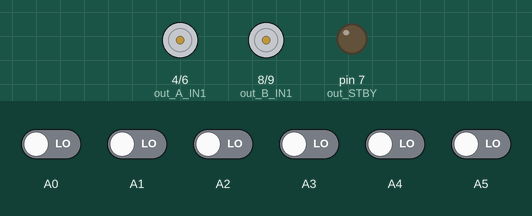
The sketch below on a simulated Arduino Uno, built with avr-gcc and run on an emulated ATmega328P. On the bench: motor-driver pin pairs drawn as motors (green arrow = first pin HIGH = forward, orange = second pin HIGH = backward, longer = more drive, scaled by the enable pin, stopped while the standby pin is LOW), output pins drawn as LEDs (lit = HIGH). The inputs (shaded band) are chosen by the test bench; at power-on: A0–5 LOW.

Above: at 0.1 s.
At 20.2 s:
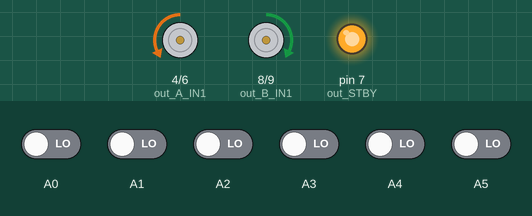
Timing chart, 0 to 21.7 s (numbered marks = the images above):
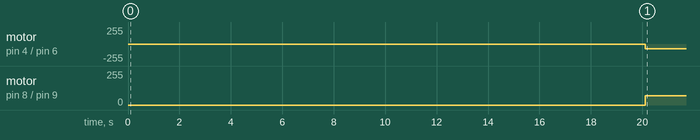

The sketch:

team_messedaglia.ino
```cpp
#include <QTRSensors.h>

/*
* @authors: Simone de Blasiis, Francesco Ambrosini e Matteo Iervasi
* @team: Team Messedaglia
* @sponsor:
 *
 * Roboval 2013
 * Firmware base per il robot Easy
 * Soluzione di un labirinto composto da una linea nera su fondo bianco.
 *
 * Contest Roboval 2013
 *
 */
#define out_STBY    7
#define out_B_PWM   10
#define out_A_PWM   5
#define out_A_IN2   6
#define out_A_IN1   4
#define out_B_IN1   8
#define out_B_IN2   9
#define left_motor  0
#define right_motor 1

#define leftFar          0
#define leftCenter       1
#define leftNear         2
#define rightNear        3
#define rightCenter      4
#define rightFar         5
#define NUM_SENSORS      6
#define TIMEOUT       3000
#define EMITTER_PIN   QTR_NO_EMITTER_PIN

#define full_speed         35
#define correction_speed    20
#define turn_speed          10
#define soglia              80
#define attesaPerManovra    100


int leftCenterReading;
int leftNearReading;
int leftFarReading;
int rightCenterReading;
int rightNearReading;
int rightFarReading;
int lastDebugTime = 0;

QTRSensorsRC qtrrc((unsigned char[]) {
  A0, A1, A2, A3, A4, A5}
,NUM_SENSORS, TIMEOUT, EMITTER_PIN);
unsigned int sensorValues[NUM_SENSORS];

void setup(){
  pinMode(out_STBY,OUTPUT);
  pinMode(out_A_PWM,OUTPUT);
  pinMode(out_A_IN1,OUTPUT);
  pinMode(out_A_IN2,OUTPUT);
  pinMode(out_B_PWM,OUTPUT);
  pinMode(out_B_IN1,OUTPUT);
  pinMode(out_B_IN2,OUTPUT);

  for (int i = 0; i < 800; i++){
    qtrrc.calibrate();
  }
  motor_standby(false);
}
void loop(){
  readSensors();

  if(!leftFarReading && !rightFarReading && (leftNearReading || rightNearReading) ){
    straight();
  }
  else{
    leftHandWall();
  }
}

void straight(){
  if(!leftNearReading){
    set_motor(left_motor, full_speed);
    set_motor(right_motor, correction_speed);
    return;
  }
  else if(!rightNearReading){
    set_motor(left_motor, correction_speed);
    set_motor(right_motor, full_speed);
    return;
  }
  else{
    set_motor(right_motor, full_speed);
    set_motor(left_motor, full_speed);
  }
}

void leftHandWall(){
  if(leftFarReading){
    turnLeft();
  }
  if(!leftFarReading && rightFarReading){
    turnRight();
  }
  if(!leftFarReading && !leftCenterReading && !leftNearReading
    && !rightFarReading && !rightCenterReading && !rightNearReading){
    turnAround();
  }
}
void turnLeft(){
  delay(attesaPerManovra);
  set_motor(left_motor,-turn_speed);
  set_motor(right_motor,turn_speed);
  delay(500);
  while(!leftNearReading || !rightNearReading){
    //set_motor(left_motor,-turn_speed);
    //set_motor(right_motor,turn_speed);
    readSensors();
  }
}
void turnRight(){
  delay(attesaPerManovra);
  set_motor(left_motor,turn_speed);
  set_motor(right_motor,-turn_speed);
  delay(200);
  while(!leftNearReading || !rightNearReading){
    //set_motor(left_motor,turn_speed);
    //set_motor(right_motor,-turn_speed);
    readSensors();
  }
}
void turnAround(){
  delay(attesaPerManovra);
  while(!leftNearReading || !rightNearReading){
    set_motor(left_motor,-turn_speed);
    set_motor(right_motor,turn_speed);
    readSensors();
  }
}
void readSensors(){
  unsigned int position = qtrrc.readLine(sensorValues);
  leftFarReading     = sensorValues[leftFar]>soglia;
  leftCenterReading  = sensorValues[leftCenter]>soglia;
  leftNearReading    = sensorValues[leftNear]>soglia;
  rightNearReading   = sensorValues[rightNear]>soglia;
  rightCenterReading = sensorValues[rightCenter]>soglia;
  rightFarReading    = sensorValues[rightFar]>soglia;
}

void set_motor(boolean motor, char speed) {
  byte PWMvalue=0;
  PWMvalue = map(abs(speed),0,100,50,255);
  if (speed > 0)
    motor_speed(motor,0,PWMvalue);
  else if (speed < 0)
    motor_speed(motor,1,PWMvalue);
  else {
    motor_coast(motor);
  }
}
void motor_speed(boolean motor, boolean direction, byte speed) {
  if (motor == left_motor) {
    if (direction == 0) {
      digitalWrite(out_A_IN1,HIGH);
      digitalWrite(out_A_IN2,LOW);
    }
    else {
      digitalWrite(out_A_IN1,LOW);
      digitalWrite(out_A_IN2,HIGH);
    }
    analogWrite(out_A_PWM,speed);
  }
  else {
    if (direction == 0) {
      digitalWrite(out_B_IN1,HIGH);
      digitalWrite(out_B_IN2,LOW);
    }
    else {
      digitalWrite(out_B_IN1,LOW);
      digitalWrite(out_B_IN2,HIGH);
    }
    analogWrite(out_B_PWM,speed);
  }
}
void motor_standby(boolean state) {
  if (state == true)
    digitalWrite(out_STBY,LOW);
  else
    digitalWrite(out_STBY,HIGH);
}

void motor_coast(boolean motor) {
  if (motor == left_motor) {
    digitalWrite(out_A_IN1,LOW);
    digitalWrite(out_A_IN2,LOW);
    digitalWrite(out_A_PWM,HIGH);
  }
  else {
    digitalWrite(out_B_IN1,LOW);
    digitalWrite(out_B_IN2,LOW);
    digitalWrite(out_B_PWM,HIGH);
  }
}

void motor_brake(boolean motor) {
  if (motor == left_motor) {
    digitalWrite(out_A_IN1,HIGH);
    digitalWrite(out_A_IN2,HIGH);
  }
  else {
    digitalWrite(out_B_IN1,HIGH);
    digitalWrite(out_B_IN2,HIGH);
  }
}
```

Measured:
- by itself, motor on pin 4 (out_A_IN1) / pin 6 (out_A_IN2): stopped → backward 70/255 at 20.1 s
- by itself, motor on pin 8 (out_B_IN1) / pin 9 (out_B_IN2): stopped → forward 70/255 at 20.1 s
